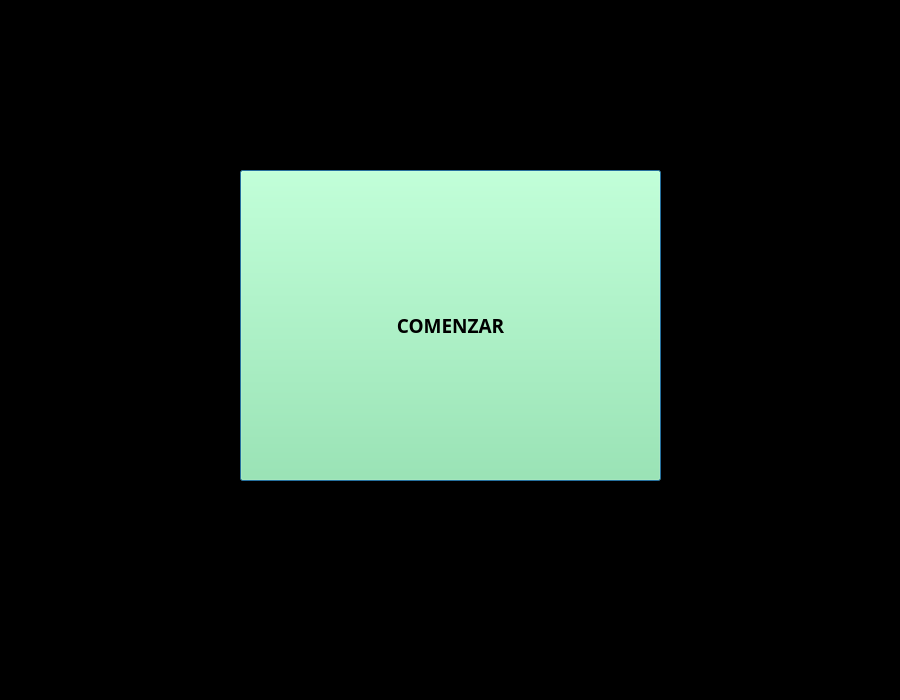
<?xml version="1.0" encoding="UTF-8"?>
<ui version="4.0">
 <class>comenzarUI</class>
 <widget class="QDialog" name="comenzarUI">
  <property name="geometry">
   <rect>
    <x>0</x>
    <y>0</y>
    <width>900</width>
    <height>700</height>
   </rect>
  </property>
  <property name="palette">
   <palette>
    <active>
     <colorrole role="Base">
      <brush brushstyle="SolidPattern">
       <color alpha="255">
        <red>255</red>
        <green>255</green>
        <blue>255</blue>
       </color>
      </brush>
     </colorrole>
     <colorrole role="Window">
      <brush brushstyle="SolidPattern">
       <color alpha="255">
        <red>0</red>
        <green>0</green>
        <blue>0</blue>
       </color>
      </brush>
     </colorrole>
    </active>
    <inactive>
     <colorrole role="Base">
      <brush brushstyle="SolidPattern">
       <color alpha="255">
        <red>255</red>
        <green>255</green>
        <blue>255</blue>
       </color>
      </brush>
     </colorrole>
     <colorrole role="Window">
      <brush brushstyle="SolidPattern">
       <color alpha="255">
        <red>0</red>
        <green>0</green>
        <blue>0</blue>
       </color>
      </brush>
     </colorrole>
    </inactive>
    <disabled>
     <colorrole role="Base">
      <brush brushstyle="SolidPattern">
       <color alpha="255">
        <red>0</red>
        <green>0</green>
        <blue>0</blue>
       </color>
      </brush>
     </colorrole>
     <colorrole role="Window">
      <brush brushstyle="SolidPattern">
       <color alpha="255">
        <red>0</red>
        <green>0</green>
        <blue>0</blue>
       </color>
      </brush>
     </colorrole>
    </disabled>
   </palette>
  </property>
  <property name="windowTitle">
   <string>Form</string>
  </property>
  <widget class="QPushButton" name="comenzar">
   <property name="geometry">
    <rect>
     <x>240</x>
     <y>170</y>
     <width>421</width>
     <height>311</height>
    </rect>
   </property>
   <property name="palette">
    <palette>
     <active>
      <colorrole role="Button">
       <brush brushstyle="SolidPattern">
        <color alpha="255">
         <red>143</red>
         <green>240</green>
         <blue>164</blue>
        </color>
       </brush>
      </colorrole>
     </active>
     <inactive>
      <colorrole role="Button">
       <brush brushstyle="SolidPattern">
        <color alpha="255">
         <red>143</red>
         <green>240</green>
         <blue>164</blue>
        </color>
       </brush>
      </colorrole>
     </inactive>
     <disabled>
      <colorrole role="Button">
       <brush brushstyle="SolidPattern">
        <color alpha="255">
         <red>143</red>
         <green>240</green>
         <blue>164</blue>
        </color>
       </brush>
      </colorrole>
     </disabled>
    </palette>
   </property>
   <property name="font">
    <font>
     <family>Ubuntu Mono</family>
     <pointsize>14</pointsize>
     <weight>75</weight>
     <bold>true</bold>
    </font>
   </property>
   <property name="text">
    <string>COMENZAR</string>
   </property>
  </widget>
 </widget>
 <resources/>
 <connections/>
</ui>
